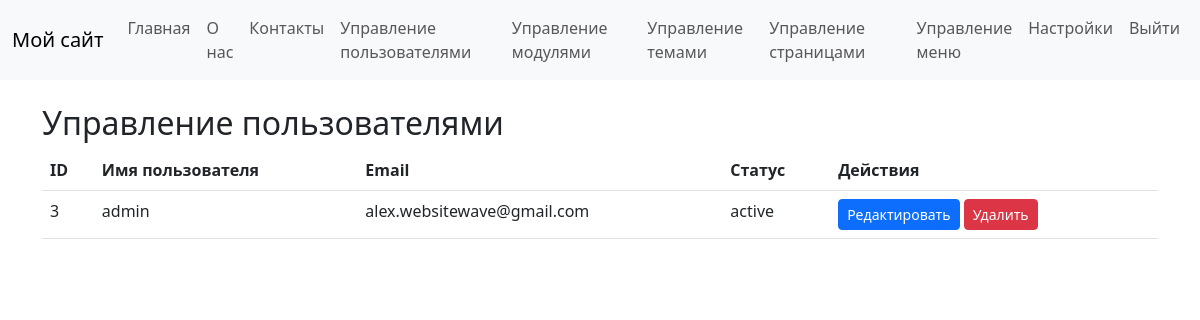
The app's page /admin/users (signed in) with its own data.
### tables this page shows
CREATE TABLE `menu_items` (
                              `id` int NOT NULL,
                              `menu_id` int NOT NULL,
                              `title` varchar(255) NOT NULL,
                              `url` varchar(255) NOT NULL,
                              `parent_id` int DEFAULT NULL,
                              `position` int NOT NULL DEFAULT '0'
);

CREATE TABLE `users` (
                         `id` int NOT NULL,
                         `username` varchar(255) NOT NULL,
                         `email` varchar(255) NOT NULL,
                         `password_hash` varchar(255) NOT NULL,
                         `created_at` datetime NOT NULL,
                         `updated_at` datetime DEFAULT NULL,
                         `status` enum('active','inactive','banned') NOT NULL DEFAULT 'active'
);

### core/init.php (called while the page is built, shortened)
<?php
spl_autoload_register(function ($class_name) {
    $paths = [
        __DIR__ . '/' . $class_name . '.php',
        __DIR__ . '/helpers/' . $class_name . '.php',
        __DIR__ . '/models/' . $class_name . '.php',
        __DIR__ . '/controllers/' . $class_name . '.php',
    ];
    foreach (glob(__DIR__ . '/../modules/*', GLOB_ONLYDIR) as $moduleDir) {
        $modulePaths = [
            $moduleDir . '/controller.php',
            $moduleDir . '/model.php',
        ];
        foreach (['controllers', 'models'] as $subDir) {
            $subDirPath = $moduleDir . '/' . $subDir;
        }
        $paths = array_merge($paths, $modulePaths);
    }
    foreach ($paths as $path) {
        if (file_exists($path)) {
            if (class_exists($class_name, false)) {
                return;
            }
        }
    }
});

### core/Database.php (called while the page is built, shortened)
<?php
class Database
{
    private static $connection;
    public static function connect($host, $user, $pass, $dbname)
    {
        self::$connection = new mysqli($host, $user, $pass, $dbname);
        self::$connection->set_charset('utf8mb4');
    }
    public static function query($sql)
    {
        $result = self::$connection->query($sql);
        return $result;
    }
    public static function prepare($sql)
    {
        $stmt = self::$connection->prepare($sql);
        return $stmt;
    }
}

### core/ThemeManager.php (called while the page is built, shortened)
<?php
class ThemeManager
{
    public static function getActiveTheme()
    {
        $result = Database::query("SELECT name FROM themes WHERE enabled = 1 LIMIT 1");
        $theme = $result->fetch_assoc();
        return $theme ? $theme['name'] : 'default';
    }
}

### core/View.php (called while the page is built)
<?php
class View
{
    public static function render($template, $data = [], $module = false): void
    {
        PageRenderer::render($template, $data, $module);
    }
}

### core/controllers/AdminController.php (called while the page is built, shortened)
<?php
class AdminController
{
    public function users()
    {
        $users = User::all();
        View::render('admin/users', ['users' => $users]);
    }
}

### core/Router.php (called while the page is built, shortened)
<?php
class Router
{
    private $routes = [];
    public function add($route, $callback)
    {
        $route = trim($route, '/');
        $route = '#^' . $route . '$#';
        $this->routes[$route] = $callback;
    }
    public function dispatch()
    {
        $url = isset($_GET['url']) ? $_GET['url'] : '';
        $url = trim($url, '/');
        foreach ($this->routes as $pattern => $callback) {
            if (preg_match($pattern, $url, $params)) {
                if (is_callable($callback)) {
                    return call_user_func_array($callback, array_slice($params, 1));
                } elseif (is_array($callback)) {
                    $controller = $callback[0];
                    $method = $callback[1];
                    return call_user_func_array([$controller, $method], array_slice($params, 1));
                }
            }
        }
    }
}

### public/index.php (called while the page is built, shortened)
<?php
require_once __DIR__ . '/../core/init.php';
$router = new Router();
$router->add('', function () {
    $page = Page::findByType('home');
    if ($page && $page->status == 'published') {
        View::render('page', ['page' => $page]);
    } else {
        echo 'Главная страница не настроена';
    }
});
$settingsController = new SettingsController();
$router->add('admin/settings', [$settingsController, 'index']);
$router->add('admin/settings/update', [$settingsController, 'update']);
$authController = new AuthController();
$router->add('login', [$authController, 'login']);
$router->add('logout', [$authController, 'logout']);
$router->add('register', [$authController, 'register']);
$adminController = new AdminController();
$router->add('admin', [$adminController, 'index']);
$router->add('admin/users', [$adminController, 'users']);
$router->add('admin/users/edit/(\d+)', [$adminController, 'editUser']);
$router->add('admin/users/delete/(\d+)', [$adminController, 'deleteUser']);
$router->add('admin/modules', [$adminController, 'modules']);
$router->add('admin/modules/enable/([a-zA-Z0-9_]+)', [$adminController, 'enableModule']);
$router->add('admin/modules/disable/([a-zA-Z0-9_]+)', [$adminController, 'disableModule']);
$router->add('admin/themes', [$adminController, 'themes']);
$router->add('admin/themes/activate/([a-zA-Z0-9_]+)', [$adminController, 'activateTheme']);
$router->add('admin/pages', [$adminController, 'pages']);
$router->add('admin/pages/create', [$adminController, 'createPage']);
$router->add('admin/pages/edit/(\d+)', [$adminController, 'editPage']);
$router->add('admin/pages/delete/(\d+)', [$adminController, 'deletePage']);
$adminMenuController = new AdminMenuController();
$router->add('admin/menus', [$adminMenuController, 'menus']);
$router->add('admin/menus/create', [$adminMenuController, 'createMenu']);
$router->add('admin/menus/edit/(\d+)', [$adminMenuController, 'editMenu']);
$router->add('admin/menus/delete/(\d+)', [$adminMenuController, 'deleteMenu']);
$router->add('admin/menus/items/(\d+)', [$adminMenuController, 'manageMenuItems']);
$router->add('admin/menus/items/create/(\d+)', [$adminMenuController, 'createMenuItem']);
$router->add('admin/menus/items/edit/(\d+)', [$adminMenuController, 'editMenuItem']);
$router->add('admin/menus/items/delete/(\d+)', [$adminMenuController, 'deleteMenuItem']);
$pageController = new PageController();
$router->add('(.+)', [$pageController, 'viewPage']);
$router->dispatch();

### core/helpers/url_helper.php (called while the page is built)
<?php
function base_url($path = '')
{
    return rtrim(BASE_URL, '/') . '/' . ltrim($path, '/');
}

### core/models/Menu.php (called while the page is built, shortened)
<?php
class Menu
{
    public $id;
    public static function findByName($name)
    {
        $stmt = Database::prepare("SELECT * FROM menus WHERE name = ?");
        $stmt->bind_param('s', $name);
        $stmt->execute();
        $result = $stmt->get_result();
        return $result->fetch_object('Menu');
    }
    public function getItems()
    {
        return MenuItem::findByMenuId($this->id);
    }
}

### core/models/MenuItem.php (called while the page is built, shortened)
<?php
class MenuItem
{
    public static function findByMenuId($menu_id)
    {
        $stmt = Database::prepare("SELECT * FROM menu_items WHERE menu_id = ? ORDER BY position ASC");
        $stmt->bind_param('i', $menu_id);
        $stmt->execute();
        $result = $stmt->get_result();
        $items = [];
        while ($row = $result->fetch_assoc()) {
            $item = new self();
            $item->id = $row['id'];
            $item->menu_id = $row['menu_id'];
            $item->title = $row['title'];
            $item->url = $row['url'];
            $item->parent_id = $row['parent_id'];
            $item->position = $row['position'];
            $items[] = $item;
        }
        return $items;
    }
}

### core/helpers/html_helper.php (called while the page is built)
<?php
function escape($string)
{
    return htmlspecialchars($string, ENT_QUOTES, 'UTF-8');
}

### core/Auth.php (called while the page is built, shortened)
<?php
class Auth
{
    public static function check()
    {
        return isset($_SESSION['user_id']);
    }
    public static function user()
    {
        if (self::check()) {
            return User::findById($_SESSION['user_id']);
        }
        return null;
    }
    public static function isAdmin()
    {
        $user = self::user();
        if ($user) {
            return in_array('admin', $user->getRoles());
        }
        return false;
    }
}

### core/models/User.php (called while the page is built, shortened)
<?php
class User
{
    public $id;
    public static function findById($id)
    {
        $stmt = Database::prepare("SELECT * FROM users WHERE id = ?");
        $stmt->bind_param('i', $id);
        $stmt->execute();
        $result = $stmt->get_result();
        return $result->fetch_object('User');
    }
    public function getRoles()
    {
        $stmt = Database::prepare("SELECT r.name FROM roles r JOIN user_roles ur ON r.id = ur.role_id WHERE ur.user_id = ?");
        $stmt->bind_param('i', $this->id);
        $stmt->execute();
        $result = $stmt->get_result();
        $roles = [];
        while ($row = $result->fetch_assoc()) {
            $roles[] = $row['name'];
        }
        return $roles;
    }
    public static function all()
    {
        $result = Database::query("SELECT * FROM users");
        $users = [];
        while ($row = $result->fetch_assoc()) {
            $user = new self();
            $user->id = $row['id'];
            $user->username = $row['username'];
            $user->email = $row['email'];
            $user->password_hash = $row['password_hash'];
            $user->created_at = $row['created_at'];
            $user->updated_at = $row['updated_at'];
            $user->status = $row['status'];
            $users[] = $user;
        }
        return $users;
    }
}

### themes/default/templates/admin/users.php (the view)
<?php View::render('header', []); ?>
    <h2>Управление пользователями</h2>
    <table class="table">
        <thead>
        <tr>
            <th>ID</th>
            <th>Имя пользователя</th>
            <th>Email</th>
            <th>Статус</th>
            <th>Действия</th>
        </tr>
        </thead>
        <tbody>
        <?php foreach ($users as $user): ?>
            <tr>
                <td><?= $user->id ?></td>
                <td><?= escape($user->username) ?></td>
                <td><?= escape($user->email) ?></td>
                <td><?= escape($user->status) ?></td>
                <td>
                    <a href="<?= base_url('admin/users/edit/' . $user->id) ?>" class="btn btn-sm btn-primary">Редактировать</a>
                    <a href="<?= base_url('admin/users/delete/' . $user->id) ?>" class="btn btn-sm btn-danger" onclick="return confirm('Вы уверены?')">Удалить</a>
                </td>
            </tr>
        <?php endforeach; ?>
        </tbody>
    </table>
<?php View::render('footer', []); ?>

### core/PageRenderer.php (shortened to what this page needs)
<?php
class PageRenderer
{
    public static function render($template, $data = [], $module = false)
    {
        extract($data);
        $theme = ThemeManager::getActiveTheme();
        if (!$module) {
            $templatePath = ROOT_PATH . "/themes/{$theme}/templates/{$template}.php";
        }
        else{
            $templatePath = ROOT_PATH . "/modules/{$module}/templates/{$template}.php";
        }
        if (file_exists($templatePath)) {
            include $templatePath;
        } else {
            die('Шаблон не найден: ' . $template . '; По адресу: '. $templatePath);
        }
    }
}

### themes/default/templates/header.php (shortened to what this page needs)
<?php
$mainMenu = Menu::findByName('main_menu');
$menuItems = $mainMenu ? $mainMenu->getItems() : [];
?>
<!DOCTYPE html>
<html lang="ru">
<head>
    <link href="https://cdn.jsdelivr.net/npm/bootstrap@5.3.0/dist/css/bootstrap.min.css" rel="stylesheet">
</head>
<body>
<nav class="navbar navbar-expand-lg navbar-light bg-light">
    <div class="container-fluid">
        <a class="navbar-brand" href="<?= base_url() ?>">Мой сайт</a>
        <div class="collapse navbar-collapse" id="navbarNav">
            <ul class="navbar-nav me-auto">
                <?php foreach ($menuItems as $item): ?>
                    <li class="nav-item">
                        <a class="nav-link" href="<?= escape($item->url) ?>"><?= escape($item->title) ?></a>
                    </li>
                <?php endforeach; ?>
            </ul>
            <ul class="navbar-nav">
                <?php if (Auth::check()): ?>
                    <?php if (Auth::isAdmin()): ?>
                        <?php
                        $adminMenu = Menu::findByName('admin_menu');
                        $adminMenuItems = $adminMenu ? $adminMenu->getItems() : [];
                        ?>
                        <?php foreach ($adminMenuItems as $adminItem): ?>
                            <li class="nav-item">
                                <a class="nav-link" href="<?= escape($adminItem->url) ?>"><?= escape($adminItem->title) ?></a>
                            </li>
                        <?php endforeach; ?>
                    <?php endif; ?>
                    <li class="nav-item">
                        <a class="nav-link" href="<?= base_url('logout') ?>">Выйти</a>
                    </li>
                <?php endif; ?>
            </ul>
        </div>
    </div>
</nav>
<div class="container mt-4">

### themes/default/templates/footer.php (shortened to what this page needs)
</div>
</body>
</html>

### records on screen
menu_items: title "Главная"
menu_items: title "О нас"
menu_items: title "Контакты"
menu_items: title "Управление пользователями"
menu_items: title "Управление модулями"
menu_items: title "Управление темами"
menu_items: title "Управление страницами"
menu_items: title "Управление меню"
menu_items: title "Настройки"
users: id "3", username "admin", email "alex.websitewave@gmail.com", status "active"
